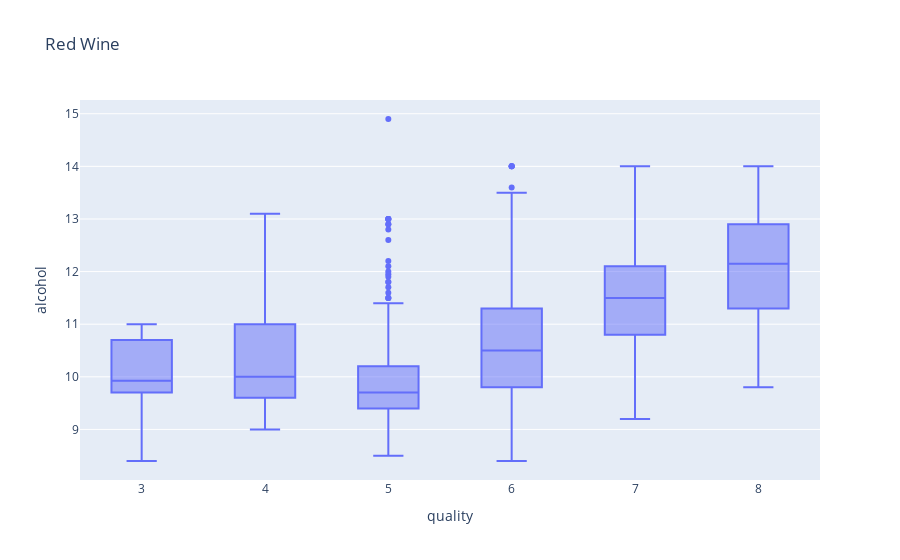

The notebook cell this image was saved under:
### Markdown cell above
Appears to be a bit skewed but overal, not a huge amount of problems.

### Code cell
px.box(red_wine_data,x="quality",y="alcohol",title="Red Wine")

### Figure 1 — Plotly figure (JSON) as saved in the notebook; plotly's stock layout.template omitted (floating-point values rounded to 4 significant figures; data arrays with more than 128 entries replaced by an {"elided": "..."} marker saying what was removed)
{"data": [{"alignmentgroup": "True", "hovertemplate": "quality=%{x}<br>alcohol=%{y}<extra></extra>", "legendgroup": "", "marker": {"color": "#636efa"}, "name": "", "notched": false, "offsetgroup": "", "orientation": "v", "showlegend": false, "type": "box", "x": {"elided": "1599 int values"}, "x0": " ", "xaxis": "x", "y": {"elided": "1599 float values"}, "y0": " ", "yaxis": "y"}], "layout": {"boxmode": "group", "legend": {"tracegroupgap": 0}, "title": {"text": "Red Wine"}, "xaxis": {"anchor": "y", "domain": [0, 1], "title": {"text": "quality"}}, "yaxis": {"anchor": "x", "domain": [0, 1], "title": {"text": "alcohol"}}}}
